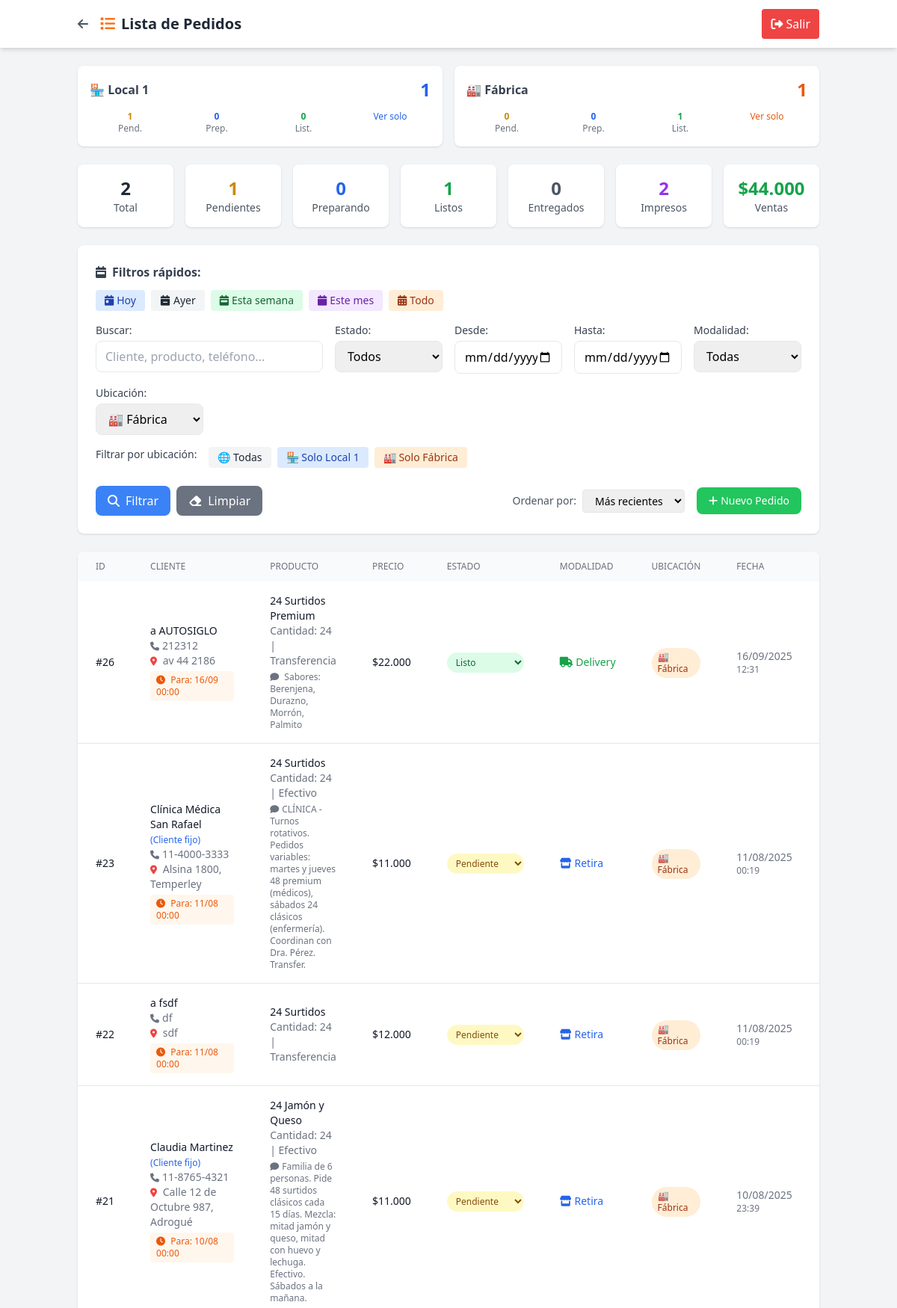
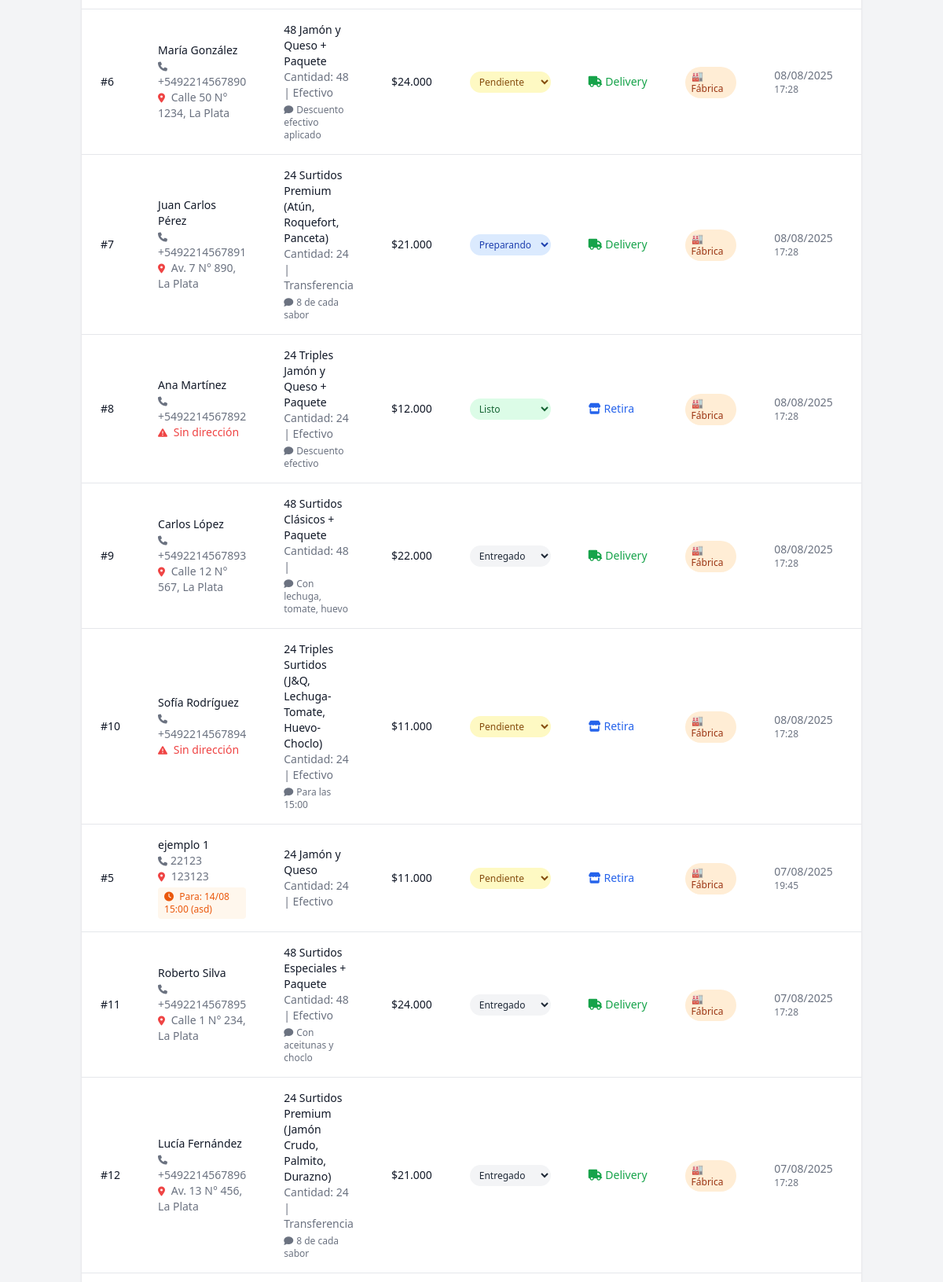
Screenshot of /admin/modules/pedidos/ver_pedidos.php?ubicacion=Fábrica (signed in, upper part) with the database file from the repository (2 pictures, top to bottom).
### tables this page shows
CREATE TABLE `pedidos` (
  `id` int(11) NOT NULL,
  `nombre` varchar(100) NOT NULL,
  `apellido` varchar(100) NOT NULL,
  `telefono` varchar(20) NOT NULL,
  `direccion` text DEFAULT NULL,
  `producto` varchar(100) NOT NULL,
  `cantidad` int(11) NOT NULL,
  `precio` decimal(10,2) NOT NULL,
  `forma_pago` enum('Efectivo','Transferencia') DEFAULT 'Efectivo',
  `modalidad` enum('Retira','Delivery') DEFAULT 'Retira',
  `ubicacion` enum('Local 1','Fábrica') DEFAULT 'Fábrica' COMMENT 'Ubicación donde se procesa el pedido',
  `estado` enum('Pendiente','Preparando','Listo','Entregado') DEFAULT 'Pendiente',
  `observaciones` text DEFAULT NULL,
  `cliente_fijo_id` int(11) DEFAULT NULL,
  `impreso` tinyint(1) DEFAULT 0,
  `created_at` timestamp NULL DEFAULT current_timestamp(),
  `updated_at` timestamp NULL DEFAULT current_timestamp() ON UPDATE current_timestamp(),
  `fecha_entrega` date DEFAULT NULL COMMENT 'Fecha para cuando es el pedido',
  `hora_entrega` time DEFAULT NULL COMMENT 'Hora para cuando es el pedido',
  `notas_horario` text DEFAULT NULL COMMENT 'Observaciones sobre horario/entrega',
  `fecha_pedido` datetime DEFAULT current_timestamp() COMMENT 'Cuándo se tomó el pedido (puede ser diferente de created_at para casos especiales)',
  `prioridad` enum('normal','prioridad','urgente') DEFAULT 'normal' COMMENT 'Prioridad manual asignada por admin',
  `prioridad_notas` text DEFAULT NULL COMMENT 'Notas sobre por qué se asignó esta prioridad',
  `es_personalizado_complejo` tinyint(1) DEFAULT 0 COMMENT 'Si usa la tabla pedido_detalles para precios mixtos'
);

### admin/modules/pedidos/ver_pedidos.php (the view, shortened to what the rows shown need)
<?php
require_once '../../config.php';
$pdo = getConnection();
$filtro_ubicacion = isset($_GET['ubicacion']) ? sanitize($_GET['ubicacion']) : '';
$orden = isset($_GET['orden']) ? sanitize($_GET['orden']) : 'created_at DESC';
$sql = "SELECT p.*, cf.nombre as cliente_nombre, cf.apellido as cliente_apellido
        FROM pedidos p
        LEFT JOIN clientes_fijos cf ON p.cliente_fijo_id = cf.id
        WHERE 1=1";
$params = [];
if ($filtro_ubicacion) {
    $sql .= " AND p.ubicacion = ?";
    $params[] = $filtro_ubicacion;
}
$sql .= " ORDER BY " . $orden;
$stmt = $pdo->prepare($sql);
$stmt->execute($params);
$pedidos = $stmt->fetchAll();
?>
<!DOCTYPE html>
<html lang="es">
<head>
    <script src="https://cdn.tailwindcss.com"></script>
    <link rel="stylesheet" href="https://cdnjs.cloudflare.com/ajax/libs/font-awesome/6.4.0/css/all.min.css">
</head>
<body class="bg-gray-100">
    <header class="bg-white shadow-md">
        <div class="container mx-auto px-4 py-3 flex justify-between items-center">
            <div class="flex items-center">
                <h1 class="text-xl font-bold text-gray-800">
                    <i class="fas fa-list text-orange-500 mr-2"></i>Lista de Pedidos
                </h1>
            </div>
        </div>
    </header>
    <main class="container mx-auto px-4 py-6">
        <div class="bg-white rounded-lg shadow overflow-hidden">
            <?php if (empty($pedidos)): ?>
                <div class="p-8 text-center text-gray-500">
                    <i class="fas fa-inbox text-6xl mb-4"></i>
                    <h3 class="text-xl mb-2">No hay pedidos</h3>
                    <p>No se encontraron pedidos con los filtros aplicados</p>
                </div>
            <?php else: ?>
                <div class="overflow-x-auto">
                    <table class="min-w-full">
                        <thead class="bg-gray-50">
                            <tr>
                                <th class="px-6 py-3 text-left text-xs font-medium text-gray-500 uppercase">ID</th>
                                <th class="px-6 py-3 text-left text-xs font-medium text-gray-500 uppercase">Cliente</th>
                                <th class="px-6 py-3 text-left text-xs font-medium text-gray-500 uppercase">Producto</th>
                                <th class="px-6 py-3 text-left text-xs font-medium text-gray-500 uppercase">Precio</th>
                                <th class="px-6 py-3 text-left text-xs font-medium text-gray-500 uppercase">Estado</th>
                                <th class="px-6 py-3 text-left text-xs font-medium text-gray-500 uppercase">Modalidad</th>
                                <th class="px-6 py-3 text-left text-xs font-medium text-gray-500 uppercase">Ubicación</th>
                                <th class="px-6 py-3 text-left text-xs font-medium text-gray-500 uppercase">Fecha</th>
                                <th class="px-6 py-3 text-left text-xs font-medium text-gray-500 uppercase">Impresión</th>
                            </tr>
                        </thead>
                        <tbody class="divide-y divide-gray-200">
                            <?php foreach ($pedidos as $pedido): ?>
                                <tr class="hover:bg-gray-50">
                                    <td class="px-6 py-4 text-sm font-medium text-gray-900">
                                        #<?= $pedido['id'] ?>
                                    </td>
                                    <td class="px-6 py-4">
                                        <div class="text-sm font-medium text-gray-900">
                                            <?= htmlspecialchars($pedido['nombre'] . ' ' . $pedido['apellido']) ?>
                                            <?php if ($pedido['cliente_nombre']): ?>
                                                <span class="text-xs text-blue-600">(Cliente fijo)</span>
                                            <?php endif; ?>
                                        </div>
                                        <div class="text-sm text-gray-500">
                                            <i class="fas fa-phone text-xs mr-1"></i><?= htmlspecialchars($pedido['telefono']) ?>
                                        </div>
                                        <?php if ($pedido['direccion']): ?>
                                        <div class="text-sm text-gray-500">
                                            <i class="fas fa-map-marker-alt text-xs mr-1 text-red-500"></i>
                                            <span class="font-medium"><?= htmlspecialchars($pedido['direccion']) ?></span>
                                        </div>
                                        <?php else: ?>
                                        <div class="text-sm text-red-500">
                                            <i class="fas fa-exclamation-triangle text-xs mr-1"></i>
                                            <span class="font-medium">Sin dirección</span>
                                        </div>
                                        <?php endif; ?>
                                        <?php if ($pedido['fecha_entrega'] || $pedido['hora_entrega'] || $pedido['notas_horario']): ?>
                                        <div class="text-xs text-orange-600 bg-orange-50 px-2 py-1 rounded mt-1">
                                            <i class="fas fa-clock mr-1"></i>
                                            <?php if ($pedido['fecha_entrega']): ?>
                                                Para: <?= date('d/m', strtotime($pedido['fecha_entrega'])) ?>
                                            <?php endif; ?>
                                            <?php if ($pedido['hora_entrega']): ?>
                                                <?= substr($pedido['hora_entrega'], 0, 5) ?>
                                            <?php endif; ?>
                                            <?php if ($pedido['notas_horario']): ?>
                                                (<?= htmlspecialchars($pedido['notas_horario']) ?>)
                                            <?php endif; ?>
                                        </div>
                                        <?php endif; ?>
                                    </td>
                                    <td class="px-6 py-4">
                                        <div class="text-sm font-medium text-gray-900">
                                            <?= htmlspecialchars($pedido['producto']) ?>
                                        </div>
                                        <div class="text-sm text-gray-500">
                                            Cantidad: <?= $pedido['cantidad'] ?> | <?= htmlspecialchars($pedido['forma_pago']) ?>
                                        </div>
                                        <?php if ($pedido['observaciones']): ?>
                                        <div class="text-xs text-gray-500 mt-1">
                                            <i class="fas fa-comment text-xs mr-1"></i><?= htmlspecialchars($pedido['observaciones']) ?>
                                        </div>
                                        <?php endif; ?>
                                    </td>
                                    <td class="px-6 py-4 text-sm font-medium text-gray-900">
                                        <?= formatPrice($pedido['precio']) ?>
                                    </td>
                                    <td class="px-6 py-4">
                                        <?php
                                        $estado_colors = [
                                            'Pendiente' => 'bg-yellow-100 text-yellow-800',
                                            'Preparando' => 'bg-blue-100 text-blue-800',
                                            'Listo' => 'bg-green-100 text-green-800',
                                            'Entregado' => 'bg-gray-100 text-gray-800'
                                        ];
                                        ?>
                                        <select onchange="cambiarEstado(<?= $pedido['id'] ?>, this.value)"
                                                class="px-2 py-1 text-xs font-medium rounded-full border-0 <?= $estado_colors[$pedido['estado']] ?? 'bg-gray-100 text-gray-800' ?>">
                                            <option value="Pendiente" <?= $pedido['estado'] === 'Pendiente' ? 'selected' : '' ?>>Pendiente</option>
                                            <option value="Preparando" <?= $pedido['estado'] === 'Preparando' ? 'selected' : '' ?>>Preparando</option>
                                            <option value="Listo" <?= $pedido['estado'] === 'Listo' ? 'selected' : '' ?>>Listo</option>
                                            <option value="Entregado" <?= $pedido['estado'] === 'Entregado' ? 'selected' : '' ?>>Entregado</option>
                                        </select>
                                    </td>
                                    <td class="px-6 py-4 text-sm text-gray-900">
                                        <?php if ($pedido['modalidad'] === 'Delivery'): ?>
                                            <span class="inline-flex items-center text-green-600">
                                                <i class="fas fa-truck mr-1"></i>Delivery
                                            </span>
                                        <?php else: ?>
                                            <span class="inline-flex items-center text-blue-600">
                                                <i class="fas fa-store mr-1"></i>Retira
                                            </span>
                                        <?php endif; ?>
                                    </td>
                                    <td class="px-6 py-4">
                                        <?php if ($pedido['ubicacion'] === 'Local 1'): ?>
                                            <span class="inline-flex items-center px-2 py-1 rounded-full text-xs font-medium bg-blue-100 text-blue-800">
                                                🏪 Local 1
                                            </span>
                                        <?php else: ?>
                                            <span class="inline-flex items-center px-2 py-1 rounded-full text-xs font-medium bg-orange-100 text-orange-800">
                                                🏭 Fábrica
                                            </span>
                                        <?php endif; ?>
                                    </td>
                                    <td class="px-6 py-4 text-sm text-gray-500">
                                        <div><?= date('d/m/Y', strtotime($pedido['created_at'])) ?></div>
                                        <div class="text-xs"><?= date('H:i', strtotime($pedido['created_at'])) ?></div>
                                    </td>
                                    <td class="px-6 py-4">
                                    </td>
                                </tr>
                            <?php endforeach; ?>
                        </tbody>
                    </table>
                </div>
            <?php endif; ?>
        </div>
    </main>
</body>
</html>

### rows the page displays
pedidos: id "26", nombre+apellido "a AUTOSIGLO", telefono "212312", direccion "av 44 2186", fecha_entrega "16/09", hora_entrega "00:00", producto "24 Surtidos Premium", cantidad "24", forma_pago "Transferencia", observaciones "Sabores: Berenjena, Durazno, Morrón, Palmito", precio "$22.000", estado+id "Listo", modalidad "Delivery" (drawn), ubicacion "🏭 Fábrica", created_at "16/09/2025", created_at "12:31"
pedidos: id "23", nombre+apellido "Clínica Médica San Rafael", shows "(Cliente fijo)", telefono "11-4000-3333", direccion "Alsina 1800, Temperley", fecha_entrega "11/08", hora_entrega "00:00", producto "24 Surtidos", cantidad "24", forma_pago "Efectivo", observaciones "CLÍNICA - Turnos rotativos. Pedidos variables: martes y jueves 48 premium (médicos), sábados 24 clásicos (enfermería). Coordinan con Dra. Pérez. Transfer.", precio "$11.000", estado+id "Pendiente", modalidad "Retira" (drawn), ubicacion "🏭 Fábrica", created_at "11/08/2025", created_at "00:19"
pedidos: id "22", nombre+apellido "a fsdf", telefono "df", direccion "sdf", fecha_entrega "11/08", hora_entrega "00:00", producto "24 Surtidos", cantidad "24", forma_pago "Transferencia", precio "$12.000", estado+id "Pendiente", modalidad "Retira" (drawn), ubicacion "🏭 Fábrica", created_at "11/08/2025", created_at "00:19"
pedidos: id "21", nombre+apellido "Claudia Martinez", shows "(Cliente fijo)", telefono "11-8765-4321", direccion "Calle 12 de Octubre 987, Adrogué", fecha_entrega "10/08", hora_entrega "00:00", producto "24 Jamón y Queso", cantidad "24", forma_pago "Efectivo", observaciones "Familia de 6 personas. Pide 48 surtidos clásicos cada 15 días. Mezcla: mitad jamón y queso, mitad con huevo y lechuga. Efectivo. Sábados a la mañana.", precio "$11.000", estado+id "Pendiente", modalidad "Retira" (drawn), ubicacion "🏭 Fábrica", created_at "10/08/2025", created_at "23:39"
pedidos: id "6", nombre+apellido "María González", telefono "+5492214567890", direccion "Calle 50 N° 1234, La Plata", producto "48 Jamón y Queso + Paquete", cantidad "48", forma_pago "Efectivo", observaciones "Descuento efectivo aplicado", precio "$24.000", estado+id "Pendiente", modalidad "Delivery" (drawn), ubicacion "🏭 Fábrica", created_at "08/08/2025", created_at "17:28"
pedidos: id "7", nombre+apellido "Juan Carlos Pérez", telefono "+5492214567891", direccion "Av. 7 N° 890, La Plata", producto "24 Surtidos Premium (Atún, Roquefort, Panceta)", cantidad "24", forma_pago "Transferencia", observaciones "8 de cada sabor", precio "$21.000", estado+id "Preparando", modalidad "Delivery" (drawn), ubicacion "🏭 Fábrica", created_at "08/08/2025", created_at "17:28"
pedidos: id "8", nombre+apellido "Ana Martínez", telefono "+5492214567892", direccion "Sin dirección", producto "24 Triples Jamón y Queso + Paquete", cantidad "24", forma_pago "Efectivo", observaciones "Descuento efectivo", precio "$12.000", estado+id "Listo", modalidad "Retira" (drawn), ubicacion "🏭 Fábrica", created_at "08/08/2025", created_at "17:28"
pedidos: id "9", nombre+apellido "Carlos López", telefono "+5492214567893", direccion "Calle 12 N° 567, La Plata", producto "48 Surtidos Clásicos + Paquete", cantidad "48", observaciones "Con lechuga, tomate, huevo", precio "$22.000", estado+id "Entregado", modalidad "Delivery" (drawn), ubicacion "🏭 Fábrica", created_at "08/08/2025", created_at "17:28"
pedidos: id "10", nombre+apellido "Sofía Rodríguez", telefono "+5492214567894", direccion "Sin dirección", producto "24 Triples Surtidos (J&Q, Lechuga-Tomate, Huevo-Choclo)", cantidad "24", forma_pago "Efectivo", observaciones "Para las 15:00", precio "$11.000", estado+id "Pendiente", modalidad "Retira" (drawn), ubicacion "🏭 Fábrica", created_at "08/08/2025", created_at "17:28"
pedidos: id "5", nombre+apellido "ejemplo 1", telefono "22123", direccion "123123", fecha_entrega "14/08", hora_entrega "15:00", notas_horario "asd", producto "24 Jamón y Queso", cantidad "24", forma_pago "Efectivo", precio "$11.000", estado+id "Pendiente", modalidad "Retira" (drawn), ubicacion "🏭 Fábrica", created_at "07/08/2025", created_at "19:45"
pedidos: id "11", nombre+apellido "Roberto Silva", telefono "+5492214567895", direccion "Calle 1 N° 234, La Plata", producto "48 Surtidos Especiales + Paquete", cantidad "48", forma_pago "Efectivo", observaciones "Con aceitunas y choclo", precio "$24.000", estado+id "Entregado", modalidad "Delivery" (drawn), ubicacion "🏭 Fábrica", created_at "07/08/2025", created_at "17:28"
pedidos: id "12", nombre+apellido "Lucía Fernández", telefono "+5492214567896", direccion "Av. 13 N° 456, La Plata", producto "24 Surtidos Premium (Jamón Crudo, Palmito, Durazno)", cantidad "24", forma_pago "Transferencia", observaciones "8 de cada sabor", precio "$21.000", estado+id "Entregado", modalidad "Delivery" (drawn), ubicacion "🏭 Fábrica", created_at "07/08/2025", created_at "17:28"

### other values shown
$stat['total'] "1"
$stat['pendientes'] "1"
$stat['preparando'] "0"
$stat['listos'] "0"
$stat['pendientes'] "0"
$stat['listos'] "1"
$stats['total'] "2"
$stats['pendientes'] "1"
$stats['preparando'] "0"
$stats['listos'] "1"
$stats['entregados'] "0"
$stats['impresos'] "2"
formatPrice($stats['total_ventas']) "$44.000"
form field orden "Más recientes"
